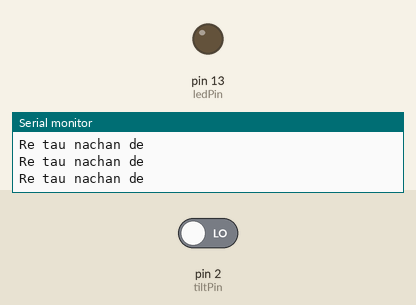
Simulated run of this program. Board: Arduino Uno, built with avr-gcc and run on an emulated ATmega328P. Parts: output pins drawn as LEDs (lit = HIGH), the last lines printed to the serial monitor. The inputs (shaded band) are chosen by the test bench; at power-on: pin 2 (tiltPin) LOW.

Above: at 1.2 s.
1.3 s: pin 2 (tiltPin) driven HIGH
At 1.8 s:
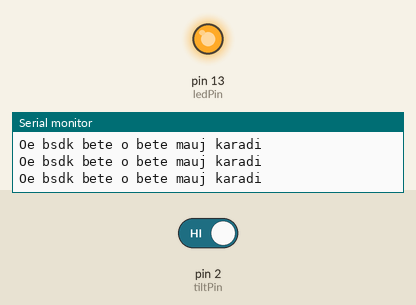
2.8 s: pin 2 (tiltPin) driven LOW
At 3.9 s:
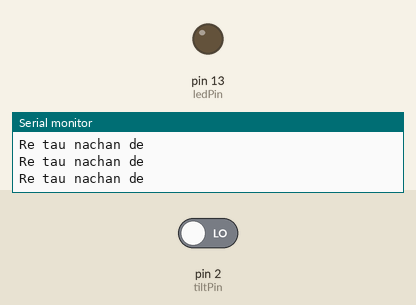
Timing chart, 0 to 5.8 s (numbered marks = the images above; inputs shaded):
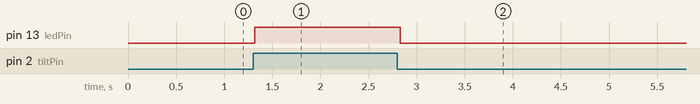

Measured:
- after the input at 1.3 s, pin 13 (ledPin): LOW → HIGH at once
- after the input at 2.8 s, pin 13 (ledPin): HIGH → LOW at once

The program:

main.cpp
```cpp
#include <Arduino.h>
int tiltPin = 2;      // pin number for tilt switch signal
int ledPin =  13;     // pin number of LED
int tiltState = 0;    // variable for reading the tilt switch status

void setup() {
  pinMode(ledPin, OUTPUT);  // set the LED pin as output
  pinMode(tiltPin, INPUT);  // set the tilt switch pin as input
Serial.begin(9600);
}

void loop(){
  // get the tilt switch state
  tiltState = digitalRead(tiltPin);

  // check if tilt switch is tilted.
  if (tiltState == HIGH) {
    digitalWrite(ledPin, HIGH);
    Serial.println("Oe bsdk bete o bete mauj karadi");
  }
  else {
    digitalWrite(ledPin, LOW);
    Serial.println("Re tau nachan de");
  }
}
```
